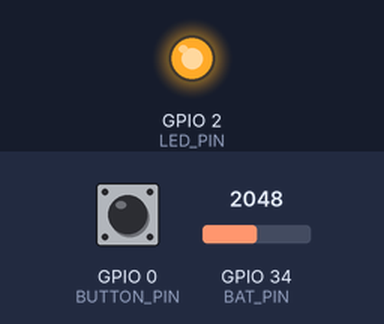
A sketch run on a simulated ESP32. Shown: output pins drawn as LEDs (lit = HIGH). Dashed ring = blinking. The test bench sets the inputs (shaded band); at power-on: GPIO 0 (BUTTON_PIN) HIGH, GPIO 34 (BAT_PIN) = 2048 (analog values on the 0–4095 scale). EEPROM starts erased; nothing arrives over Bluetooth unless stated; a phone connects over Bluetooth LE 3 s after start; what the sketch prints to the serial monitor is not drawn.

Above: at 1.7 s.
1.8 s: GPIO 0 (BUTTON_PIN) pulled LOW for 0.15 s
6.3 s: GPIO 0 (BUTTON_PIN) pulled LOW for 1 s
At 7.7 s:
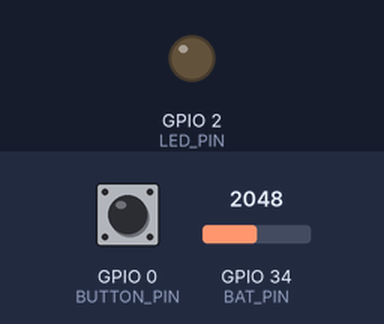
11.8 s: GPIO 0 (BUTTON_PIN) driven LOW
At 12.07 s:
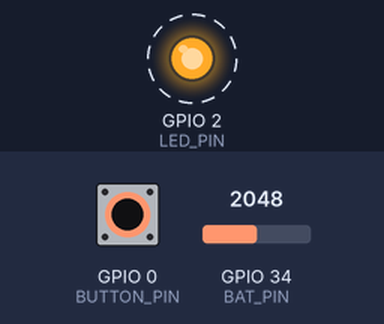
Timing chart, 0 to 14.8 s (numbered marks = the images above; inputs shaded):
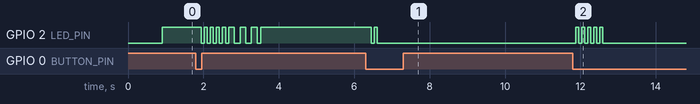

Measured:
- after the input at 6.3 s, GPIO 2 (LED_PIN): HIGH → LOW after 0.15 s, → HIGH 0.08 s later, → LOW 0.08 s later
- after the input at 11.8 s, GPIO 2 (LED_PIN): alternates HIGH for 0.08 s and LOW for 0.08 s, 10 changes in all, then stays LOW, starting after 0.07 s

The sketch:

thls_beacon_v2.ino
```cpp
/**
 * TREASURE HUNTERS IoT: THE LAST SIGNAL
 * ESP32 — Firmware Rev 2  (v0.3)
 *
 * NOVEDADES vs Rev 1 (v0.2):
 *  - Deep Sleep entre ciclos de advertising para ahorro de batería (~60% menos consumo)
 *  - Batería: lectura de voltaje por ADC (GPIO34) con filtro promedio
 *  - OTA básico via BLE: característica WRITE para recibir nuevo nonce/config sin reflashear
 *  - Rolling nonce: cambia automáticamente cada 30 segundos (anti-replay)
 *  - Challenge slots: 3 tipos de challenge rotando (wire_connect, qr_scan, morse_decode)
 *  - Watchdog de 60 segundos: reinicia si el loop se cuelga
 *  - LED RGB (NeoPixel) opcional en GPIO5: color indica estado
 *  - RSSI calibración por BLE Write: el admin puede setear TX_POWER sin reflashear
 *  - JSON v2: agrega campo "bat" (voltaje), "uptime", "fw" (versión)
 *
 * Configuracion Arduino IDE:
 *  Board:        "ESP32 Dev Module"
 *  Upload Speed: 921600
 *  Flash Size:   4MB (con OTA: 4MB partition scheme)
 *  Partition:    "Default 4MB with spiffs"
 *
 * Dependencias:
 *  - ESP32 Arduino Core >= 2.0.0
 *  - Adafruit NeoPixel (solo si RGB_LED_ENABLED = true)
 *
 * Como usar:
 *  1. Sube el sketch al ESP32
 *  2. Abre Serial Monitor a 115200 baud
 *  3. Boton BOOT (GPIO0) = toggle CHALLENGE
 *  4. La PWA busca el dispositivo por nombre "THLS-C001"
 *  5. Escribe en CHAR_CMD_UUID para cambiar nonce/txPower/challenge en caliente
 */

#include <BLEDevice.h>
#include <BLEServer.h>
#include <BLEUtils.h>
#include <BLE2902.h>
#include <esp_task_wdt.h>
#include <esp_sleep.h>
#include <Preferences.h>

// ---- VERSIÓN ----------------------------------------------------------------
#define FW_VERSION    "2.0.0"
#define FW_REV        2

// ---- CONFIGURACION (editar aqui) --------------------------------------------
#define BEACON_ID       "C001"
#define BEACON_CLASS    "C"
#define BEACON_REGION   "LAT-AR-01"
#define TX_POWER_1M     -59
#define NONCE_ROTATE_MS 30000UL   // Rolling nonce cada 30 segundos

// ---- CHALLENGE SLOTS --------------------------------------------------------
const char* CHALLENGE_TYPES[] = { "wire_connect", "qr_scan", "morse_decode" };
const char* CHALLENGE_SEEDS[] = { "84726",        "QR-A042", "... --- ..."   };
const char* CHALLENGE_DIFFS[] = { "easy",         "medium",  "hard"          };
const int   CHALLENGE_COUNT   = 3;

// ---- PINES ------------------------------------------------------------------
#define LED_PIN      2    // LED integrado
#define BUTTON_PIN   0    // Boton BOOT
#define BAT_PIN      34   // ADC para voltaje de batería (divisor 100k/100k)
#define RGB_LED_PIN  5    // NeoPixel RGB (opcional)
#define RGB_LED_ENABLED false

// ---- UUIDs (deben coincidir con la PWA) -------------------------------------
#define SERVICE_UUID   "4fafc201-1fb5-459e-8fcc-c5c9c331914b"
#define CHAR_INFO_UUID "beb5483e-36e1-4688-b7f5-ea07361b26a8"
#define CHAR_CHAL_UUID "cba1d466-344c-4be3-ab3f-189f80dd7518"
#define CHAR_CMD_UUID  "d0e56b1a-7f3c-4a9b-b821-3e5c7d2f9a01"  // NUEVO: Write para OTA config

// ---- WATCHDOG ---------------------------------------------------------------
#define WDT_TIMEOUT_S 60

// ---- ESTADO -----------------------------------------------------------------
bool     challengeActive  = false;
bool     deviceConnected  = false;
uint32_t nonce            = 0xA001;
int      challengeSlot    = 0;
int8_t   txPowerCal       = TX_POWER_1M;
float    batVoltage       = 0.0f;
unsigned long lastNonceRotate = 0;

BLEServer*         pServer    = nullptr;
BLECharacteristic* pCharInfo  = nullptr;
BLECharacteristic* pCharChal  = nullptr;
BLECharacteristic* pCharCmd   = nullptr;
Preferences        prefs;

// ---- LECTURA DE BATERÍA (promedio 8 muestras) --------------------------------
float readBatVoltage() {
  uint32_t sum = 0;
  for (int i = 0; i < 8; i++) {
    sum += analogRead(BAT_PIN);
    delay(2);
  }
  float raw = (sum / 8.0f) * (3.3f / 4095.0f);
  return raw * 2.0f;  // divisor 100k/100k => x2
}

// ---- JSON v2 ----------------------------------------------------------------
String makeInfoJson() {
  char buf[256];
  snprintf(buf, sizeof(buf),
    "{\"v\":2,\"fw\":\"%s\",\"id\":\"%s\",\"class\":\"%s\","
    "\"region\":\"%s\",\"nonce\":\"%04X\","
    "\"challenge\":%s,\"txPower\":%d,"
    "\"bat\":%.2f,\"uptime\":%lu}",
    FW_VERSION, BEACON_ID, BEACON_CLASS,
    BEACON_REGION, nonce,
    challengeActive ? "true" : "false",
    txPowerCal,
    batVoltage,
    millis() / 1000UL
  );
  return String(buf);
}

String makeChalJson() {
  char buf[128];
  snprintf(buf, sizeof(buf),
    "{\"type\":\"%s\",\"diff\":\"%s\",\"seed\":\"%s\",\"timer\":60,\"slot\":%d}",
    CHALLENGE_TYPES[challengeSlot],
    CHALLENGE_DIFFS[challengeSlot],
    CHALLENGE_SEEDS[challengeSlot],
    challengeSlot
  );
  return String(buf);
}

// ---- ACTUALIZA CARACTERÍSTICAS BLE -----------------------------------------
void pushUpdate(bool notify = true) {
  String info = makeInfoJson();
  String chal = makeChalJson();
  pCharInfo->setValue(info.c_str());
  pCharChal->setValue(chal.c_str());
  if (notify && deviceConnected) pCharInfo->notify();
  Serial.println("[BLE] INFO: " + info);
}

// ---- CALLBACKS BLE ----------------------------------------------------------
class ServerCallbacks : public BLEServerCallbacks {
  void onConnect(BLEServer*) override {
    deviceConnected = true;
    digitalWrite(LED_PIN, HIGH);
    Serial.println("[BLE] Cliente conectado");
    esp_task_wdt_reset();
  }
  void onDisconnect(BLEServer*) override {
    deviceConnected = false;
    Serial.println("[BLE] Desconectado — reiniciando advertising...");
    delay(300);
    BLEDevice::startAdvertising();
  }
};

/**
 * Característica CMD (Write): permite cambiar config en caliente sin reflashear.
 * Comandos soportados (texto plano):
 *   NONCE:<hex>        → fuerza un nonce específico
 *   TXPOW:<dBm>        → calibra TX power (ej: TXPOW:-65)
 *   CHALLENGE:<0|1>    → activa/desactiva challenge
 *   SLOT:<0|1|2>       → selecciona slot de challenge
 *   RESET              → reinicia el ESP32
 */
class CmdCallbacks : public BLECharacteristicCallbacks {
  void onWrite(BLECharacteristic* pChar) override {
    std::string val = pChar->getValue();
    String cmd = String(val.c_str());
    cmd.trim();
    Serial.println("[CMD] Recibido: " + cmd);

    if (cmd.startsWith("NONCE:")) {
      nonce = strtoul(cmd.substring(6).c_str(), nullptr, 16);
      prefs.putUInt("nonce", nonce);
      Serial.printf("[CMD] Nonce -> %04X\n", nonce);

    } else if (cmd.startsWith("TXPOW:")) {
      txPowerCal = (int8_t)cmd.substring(6).toInt();
      prefs.putChar("txpow", txPowerCal);
      Serial.printf("[CMD] TX Power -> %d dBm\n", txPowerCal);

    } else if (cmd.startsWith("CHALLENGE:")) {
      challengeActive = (cmd.substring(10).toInt() == 1);
      prefs.putBool("chal", challengeActive);
      Serial.printf("[CMD] Challenge -> %s\n", challengeActive ? "ON" : "OFF");

    } else if (cmd.startsWith("SLOT:")) {
      challengeSlot = constrain(cmd.substring(5).toInt(), 0, CHALLENGE_COUNT - 1);
      prefs.putInt("slot", challengeSlot);
      Serial.printf("[CMD] Slot -> %d (%s)\n", challengeSlot, CHALLENGE_TYPES[challengeSlot]);

    } else if (cmd == "RESET") {
      Serial.println("[CMD] Reiniciando...");
      delay(500);
      ESP.restart();

    } else {
      Serial.println("[CMD] Comando desconocido");
      return;
    }

    pushUpdate(true);
  }
};

// ---- SETUP ------------------------------------------------------------------
void setup() {
  Serial.begin(115200);
  delay(500);
  Serial.printf("\n=== THLS Beacon Firmware Rev %d v%s ===\n", FW_REV, FW_VERSION);

  // Watchdog
  esp_task_wdt_config_t wdt_cfg = {
    .timeout_ms = WDT_TIMEOUT_S * 1000,
    .idle_core_mask = 0,
    .trigger_panic = true
  };
  esp_task_wdt_reconfigure(&wdt_cfg);
  esp_task_wdt_add(nullptr);

  // GPIO
  pinMode(LED_PIN, OUTPUT);
  pinMode(BUTTON_PIN, INPUT_PULLUP);
  digitalWrite(LED_PIN, LOW);

  // Preferencias persistidas (NVS)
  prefs.begin("thls", false);
  nonce          = prefs.getUInt("nonce",  0xA001);
  txPowerCal     = prefs.getChar("txpow",  TX_POWER_1M);
  challengeActive= prefs.getBool("chal",   false);
  challengeSlot  = prefs.getInt ("slot",   0);
  Serial.printf("[NVS] nonce=%04X txpow=%d chal=%d slot=%d\n",
    nonce, txPowerCal, challengeActive, challengeSlot);

  // Batería
  analogReadResolution(12);
  analogSetAttenuation(ADC_11db);
  batVoltage = readBatVoltage();
  Serial.printf("[BAT] %.2fV\n", batVoltage);

  // BLE
  String name = "THLS-" + String(BEACON_ID);
  BLEDevice::init(name.c_str());
  BLEDevice::setPower(ESP_PWR_LVL_P9);

  pServer = BLEDevice::createServer();
  pServer->setCallbacks(new ServerCallbacks());

  BLEService* pSvc = pServer->createService(BLEUUID(SERVICE_UUID), 30);

  // INFO: read + notify
  pCharInfo = pSvc->createCharacteristic(
    CHAR_INFO_UUID,
    BLECharacteristic::PROPERTY_READ | BLECharacteristic::PROPERTY_NOTIFY
  );
  pCharInfo->addDescriptor(new BLE2902());

  // CHALLENGE: read
  pCharChal = pSvc->createCharacteristic(
    CHAR_CHAL_UUID,
    BLECharacteristic::PROPERTY_READ
  );

  // CMD: write (nueva en Rev 2)
  pCharCmd = pSvc->createCharacteristic(
    CHAR_CMD_UUID,
    BLECharacteristic::PROPERTY_WRITE | BLECharacteristic::PROPERTY_WRITE_NR
  );
  pCharCmd->setCallbacks(new CmdCallbacks());

  pSvc->start();
  pushUpdate(false);

  BLEAdvertising* pAdv = BLEDevice::getAdvertising();
  pAdv->addServiceUUID(SERVICE_UUID);
  pAdv->setScanResponse(true);
  pAdv->setMinPreferred(0x06);
  pAdv->setMinPreferred(0x12);
  BLEDevice::startAdvertising();

  Serial.printf("[BLE] Advertising como \"%s\"\n", name.c_str());
  Serial.printf("[BLE] Service UUID: %s\n", SERVICE_UUID);
  Serial.println("[CMD] Escribe en CHAR_CMD_UUID para config remota");
  Serial.println("============================================\n");

  lastNonceRotate = millis();
}

// ---- LOOP -------------------------------------------------------------------
void loop() {
  esp_task_wdt_reset();

  // ── Botón BOOT: toggle challenge + siguiente slot ─────────────────────────
  static bool lastBtn = HIGH;
  bool btn = digitalRead(BUTTON_PIN);
  if (lastBtn == HIGH && btn == LOW) {
    delay(50);
    challengeActive = !challengeActive;
    if (challengeActive) {
      challengeSlot = (challengeSlot + 1) % CHALLENGE_COUNT;
    }
    nonce++;
    prefs.putBool("chal", challengeActive);
    prefs.putInt("slot", challengeSlot);
    prefs.putUInt("nonce", nonce);
    pushUpdate(true);

    Serial.printf("[BTN] Challenge: %s  Slot: %d (%s)  Nonce: %04X\n",
      challengeActive ? "ON" : "OFF",
      challengeSlot, CHALLENGE_TYPES[challengeSlot], nonce);

    int blinks = challengeActive ? 5 : 2;
    for (int i = 0; i < blinks; i++) {
      digitalWrite(LED_PIN, HIGH); delay(80);
      digitalWrite(LED_PIN, LOW);  delay(80);
    }
  }
  lastBtn = btn;

  // ── Rolling nonce automático cada NONCE_ROTATE_MS ─────────────────────────
  if (millis() - lastNonceRotate >= NONCE_ROTATE_MS) {
    lastNonceRotate = millis();
    nonce++;
    prefs.putUInt("nonce", nonce);
    batVoltage = readBatVoltage();
    pushUpdate(true);
    Serial.printf("[AUTO] Nonce rotado -> %04X  Bat: %.2fV\n", nonce, batVoltage);
  }

  // ── LED heartbeat ─────────────────────────────────────────────────────────
  if (!deviceConnected) {
    static unsigned long tLed = 0;
    int interval = challengeActive ? 150 : 900;
    if (millis() - tLed > (unsigned long)interval) {
      tLed = millis();
      digitalWrite(LED_PIN, !digitalRead(LED_PIN));
    }
  }

  // ── Status serial cada 10 segundos ───────────────────────────────────────
  static unsigned long tLog = 0;
  if (millis() - tLog > 10000) {
    tLog = millis();
    Serial.printf("[STATUS] uptime:%lus bat:%.2fV chal:%s slot:%d nonce:%04X connected:%s\n",
      millis() / 1000, batVoltage,
      challengeActive ? "SI" : "NO",
      challengeSlot, nonce,
      deviceConnected ? "SI" : "NO");
  }

  delay(10);
}
```
